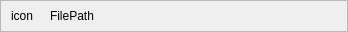
<?xml version="1.0" encoding="UTF-8"?>
<ui version="4.0">
 <class>FilePathIconListWidgetItemClass</class>
 <widget class="QWidget" name="FilePathIconListWidgetItemClass">
  <property name="geometry">
   <rect>
    <x>0</x>
    <y>0</y>
    <width>348</width>
    <height>32</height>
   </rect>
  </property>
  <property name="minimumSize">
   <size>
    <width>0</width>
    <height>30</height>
   </size>
  </property>
  <property name="maximumSize">
   <size>
    <width>16777215</width>
    <height>32</height>
   </size>
  </property>
  <property name="windowTitle">
   <string>FilePathIconListWidgetItem</string>
  </property>
  <layout class="QVBoxLayout" name="verticalLayout">
   <property name="spacing">
    <number>0</number>
   </property>
   <property name="leftMargin">
    <number>0</number>
   </property>
   <property name="topMargin">
    <number>0</number>
   </property>
   <property name="rightMargin">
    <number>0</number>
   </property>
   <property name="bottomMargin">
    <number>0</number>
   </property>
   <item>
    <widget class="QFrame" name="frame">
     <property name="frameShape">
      <enum>QFrame::StyledPanel</enum>
     </property>
     <property name="frameShadow">
      <enum>QFrame::Raised</enum>
     </property>
     <layout class="QHBoxLayout" name="horizontalLayout">
      <property name="spacing">
       <number>15</number>
      </property>
      <property name="leftMargin">
       <number>10</number>
      </property>
      <property name="topMargin">
       <number>0</number>
      </property>
      <property name="rightMargin">
       <number>10</number>
      </property>
      <property name="bottomMargin">
       <number>0</number>
      </property>
      <item>
       <widget class="CustomLabel" name="label_icon">
        <property name="sizePolicy">
         <sizepolicy hsizetype="Preferred" vsizetype="Preferred">
          <horstretch>0</horstretch>
          <verstretch>24</verstretch>
         </sizepolicy>
        </property>
        <property name="minimumSize">
         <size>
          <width>24</width>
          <height>30</height>
         </size>
        </property>
        <property name="maximumSize">
         <size>
          <width>24</width>
          <height>30</height>
         </size>
        </property>
        <property name="text">
         <string>icon</string>
        </property>
       </widget>
      </item>
      <item>
       <widget class="CustomLabel" name="label_content">
        <property name="minimumSize">
         <size>
          <width>0</width>
          <height>30</height>
         </size>
        </property>
        <property name="maximumSize">
         <size>
          <width>16777215</width>
          <height>30</height>
         </size>
        </property>
        <property name="text">
         <string>FilePath</string>
        </property>
       </widget>
      </item>
     </layout>
    </widget>
   </item>
  </layout>
 </widget>
 <customwidgets>
  <customwidget>
   <class>CustomLabel</class>
   <extends>QLabel</extends>
   <header>CoreWidget/CustomLabel.h</header>
  </customwidget>
 </customwidgets>
 <layoutdefault spacing="6" margin="11"/>
 <resources/>
 <connections/>
</ui>
